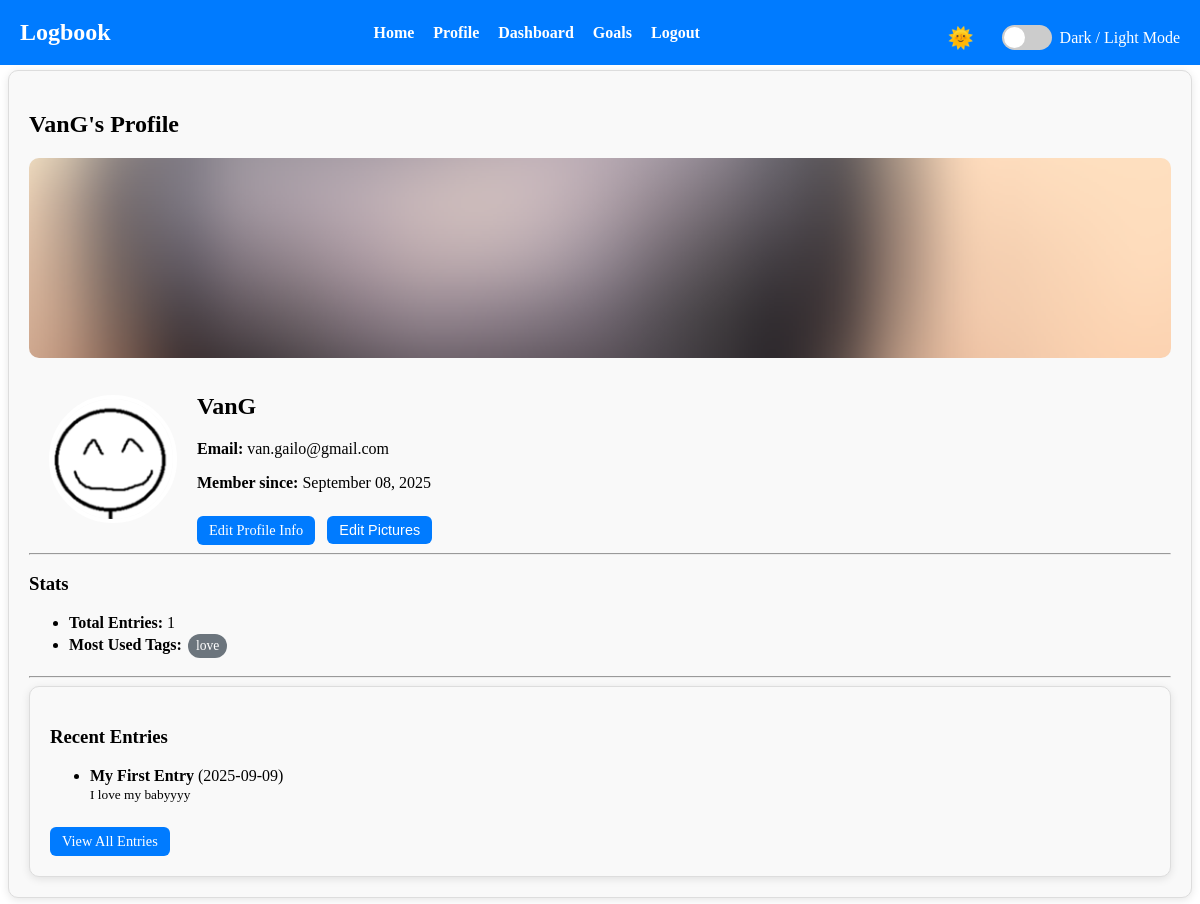
The app's page /profile (signed in) with its own data.
### app/models.py (models this page shows, shortened)
class User(UserMixin, db.Model):
    id = db.Column(db.Integer, primary_key=True) #Unique user id
    username = db.Column(db.String(150), unique=True, nullable=False)
    email = db.Column(db.String(150), unique=True, nullable=False)
    password = db.Column(db.String(200), nullable=False)
    profile_image = db.Column(db.String(200), nullable=False, default="default.jpg")
    cover_image = db.Column(db.String(150), nullable=False, default="default_cover.jpg")
    date_joined = db.Column(db.DateTime, default=datetime.utcnow)
    entries = db.relationship('Entry', backref='author', lazy=True)

class Entry(db.Model):
    id = db.Column(db.Integer, primary_key=True)
    title = db.Column(db.String(200), nullable=False)
    content = db.Column(db.Text, nullable=False)
    date_posted = db.Column(db.DateTime, default=datetime.utcnow)
    user_id = db.Column(db.Integer, db.ForeignKey('user.id'), nullable=False)
    tags = db.Column(db.String(100))

### app/routes.py (the view)
@main.route("/profile")
@login_required
def profile():
    recent_entries = (
        Entry.query.filter_by(author=current_user)
        .order_by(Entry.date_posted.desc())
        .limit(3)
        .all()
    )
    total_entries = Entry.query.filter_by(author=current_user).count()
    from collections import Counter
    all_tags = []
    for entry in current_user.entries:
        if entry.tags:
            all_tags.extend([tag.strip() for tag in entry.tags.split(",")])
    most_common_tags = [tag for tag, _ in Counter(all_tags).most_common(3)]
    return render_template(
        "profile.html",
        user=current_user,
        recent_entries=recent_entries,
        total_entries=total_entries,
        most_common_tags=most_common_tags
    )

### app/__init__.py (called while the page is built)
@login_manager.user_loader
def load_user(user_id):
    from .models import User
    return User.query.get(int(user_id))

### app/templates/profile.html (shortened to what this page needs)
{% extends "base.html" %}
{% block content %}
<h2>{{ user.username }}'s Profile</h2>
<div class="cover-container"
     style="background-image: url('{{ url_for('static', filename='cover_pics/' ~ (user.cover_image or 'default_cover.jpg')) }}'); height:200px; background-size:cover; background-position:center;">
</div>
<div class="profile-header" style="display: flex; align-items: center; margin-top: -60px; padding-left: 20px;">
    <img id="profilePicMain"
         src="{{ url_for('static', filename='profile_pics/' ~ (user.profile_image or 'default_profile.png')) }}"
         alt="Profile picture" class="profile-pic"
         style="width:120px; height:120px; border-radius:50%; border:4px solid white;">
    <div class="profile-info" style="margin-left: 20px;">
        <h2>{{ user.username }}</h2>
        <p><strong>Email:</strong> {{ user.email }}</p>
        <p><strong>Member since:</strong> {{ user.date_joined.strftime('%B %d, %Y') }}</p>
        <a href="{{ url_for('main.edit_profile') }}" class="btn">Edit Profile Info</a>
        <button onclick="openModal()" class="btn">Edit Pictures</button>
    </div>
</div>
<hr>
<div class="profile-stats">
    <h3>Stats</h3>
    <ul>
        <li><strong>Total Entries:</strong> {{ total_entries }}</li>
        <li><strong>Most Used Tags:</strong>
            {% if most_common_tags %}
                {% for tag in most_common_tags %}
                    <a href="{{ url_for('main.dashboard', tag=tag) }}" class="tag-link">{{ tag }}</a>{% if not loop.last %}, {% endif %}
                {% endfor %}
            {% else %}
                No tags yet
            {% endif %}
        </li>
    </ul>
</div>
<hr>
<div class="recent-entries">
    <h3>Recent Entries</h3>
    {% if recent_entries %}
        <ul>
            {% for entry in recent_entries %}
                <li>
                    <strong>{{ entry.title }}</strong> ({{ entry.date_posted.strftime('%Y-%m-%d') }})<br>
                    <small>{{ entry.content[:100] }}{% if entry.content|length > 100 %}...{% endif %}</small>
                </li>
            {% endfor %}
        </ul>
        <a href="{{ url_for('main.dashboard') }}" class="btn">View All Entries</a>
    {% else %}
        <p>No entries yet. <a href="{{ url_for('main.add_entry') }}">Add your first entry</a></p>
    {% endif %}
</div>
<link href="https://cdnjs.cloudflare.com/ajax/libs/cropperjs/1.5.13/cropper.min.css" rel="stylesheet"/>
{% endblock %}

### app/templates/base.html (shortened to what this page needs)
<!DOCTYPE html>
<html>
<head>
    <link rel="stylesheet" href="{{ url_for('static', filename='style.css') }}">
    <link  href="https://cdnjs.cloudflare.com/ajax/libs/cropperjs/1.5.13/cropper.min.css" rel="stylesheet">
</head>
<body>
    <header>
        <h1>Logbook</h1>
        <nav>
            <a href="{{ url_for('main.home') }}">Home</a>
            {% if current_user.is_authenticated %}
                <a href="{{ url_for('main.profile') }}">Profile</a>
                <a href="{{ url_for('main.dashboard') }}">Dashboard</a>
                <a href="{{ url_for('main.list_goals') }}">Goals</a>
                <a href="{{ url_for('auth.logout') }}">Logout</a>
            {% else %}
                <a href="{{ url_for('auth.login') }}">Login</a>
                <a href="{{ url_for('auth.register') }}">Register</a>
            {% endif %}
        </nav>
        <div class="dark-mode-row">
            <span id="mode-icon">🌞</span>
            <div class="toggle-container">
                <label for="dark-mode-toggle" class="toggle-switch"></label>
            </div>
            <span>Dark / Light Mode</span>
        </div>
    </header>
    <main>
        <div class="dashboard-container">
            {% block content %}{% endblock %}
        </div>
    </main>
</body>
</html>

### app/static/style.css (style rules this page uses)
:root { --bg-color: #ffffff; --text-color: #000000; --card-bg: #f9f9f9; --card-border: #ddd; --link-color: #007bff; --link-hover: #0056b3; --btn-bg: #007bff; --btn-hover: #0056b3; --delete-bg: #dc3545; --delete-hover: #a71d2a; --tag-bg: #6c757d; --tag-hover: #495057; }
body { background-color: var(--bg-color); color: var(--text-color); margin-top: 70px; transition: background-color 0.3s, color 0.3s; }
a { color: var(--link-color); text-decoration: none; transition: color 0.2s; }
header { background-color: var(--btn-bg); color: white; padding: 15px 20px; display: flex; justify-content: space-between; align-items: center; position: fixed; top: 0; left: 0; right: 0; z-index: 1000; transition: background-color 0.3s; }
header h1 { margin: 0; font-size: 1.5rem; color: white; }
header nav a { margin-left: 15px; font-weight: bold; color: white; transition: color 0.2s; }
.btn, form.filter-form button, form.filter-form a.btn { display: inline-block; padding: 6px 12px; margin: 8px 8px 0 0; background-color: var(--btn-bg); color: #fff !important; border: none; border-radius: 6px; cursor: pointer; font-size: 0.9rem; transition: background-color 0.2s ease; }
.tag-btn, .tag-link { display: inline-block; background-color: var(--tag-bg); color: #fff; padding: 4px 8px; margin: 2px; border-radius: 12px; font-size: 0.85em; transition: background 0.2s, color 0.2s; }
.entry-card, .profile-card, .recent-entries, .dashboard-container, .form-container { background: var(--card-bg); border: 1px solid var(--card-border); border-radius: 10px; box-shadow: 0 2px 8px rgba(0,0,0,0.1); padding: 20px; transition: background 0.3s, color 0.3s, border-color 0.3s; }
.cover-container { width: 100%; height: 250px; border-radius: 10px; background-size: cover; background-position: center; position: relative; margin-bottom: 75px; }
.toggle-container { display: flex; align-items: center; margin-left: 20px; }
.toggle-switch { position: relative; width: 50px; height: 25px; background: #ccc; border-radius: 25px; cursor: pointer; transition: background 0.3s ease; }
.toggle-switch::after { content: ""; position: absolute; top: 2px; left: 2px; width: 21px; height: 21px; background: white; border-radius: 50%; transition: transform 0.3s ease; }
header { background-color: #007BFF; color: white; padding: 15px 20px; display: flex; justify-content: space-between; align-items: center; }
.dark-mode-row { display: flex; align-items: center; justify-content: center; margin-top: 10px; gap: 8px; }
#mode-icon { font-size: 1.3rem; cursor: pointer; }

### records on screen
User: username "VanG", cover_image (picture), profile_image (picture), email "van.gailo@gmail.com", date_joined "September 08, 2025"
Entry: tags "love", title "My First Entry", date_posted "2025-09-09", content "I love my babyyyy"

### other values on screen
{{ total_entries }} "1"
